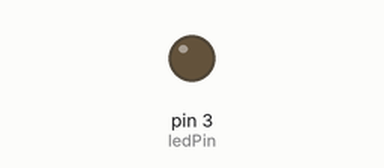
Simulated run of this sketch. Board: Arduino Uno, built with avr-gcc and run on an emulated ATmega328P. Parts: output pins drawn as LEDs (lit = HIGH).

Above: at 0.05 s.
At 2.5 s:
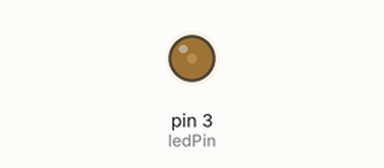
At 5.0 s:
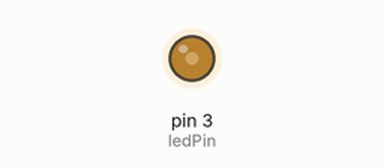
At 10.0 s:
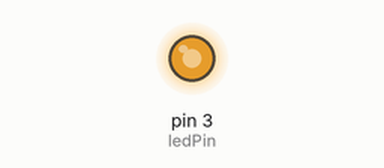
Timing chart, 0 to 13.0 s (numbered marks = the images above):
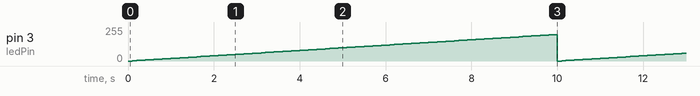

Measured:
- by itself, pin 3 (ledPin): ramps from 0/255 to 198/255 and jumps back, once every 10.0 s

The sketch:

EXP02.ino
```cpp
#define ledPin     3

void setup() {
  pinMode(ledPin, OUTPUT);
}

void ledDimmer()
{
  int dutyCycle=2;
  for(int i=0;i<100;i++)
  {
    analogWrite(ledPin,dutyCycle*i);
    delay(100);
  }

}
void loop() {

 	 ledDimmer();

}
```
